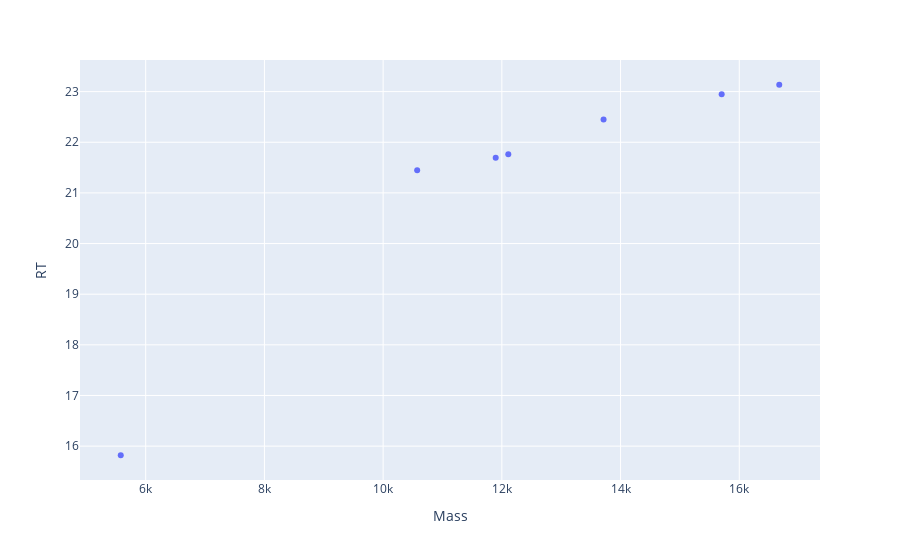
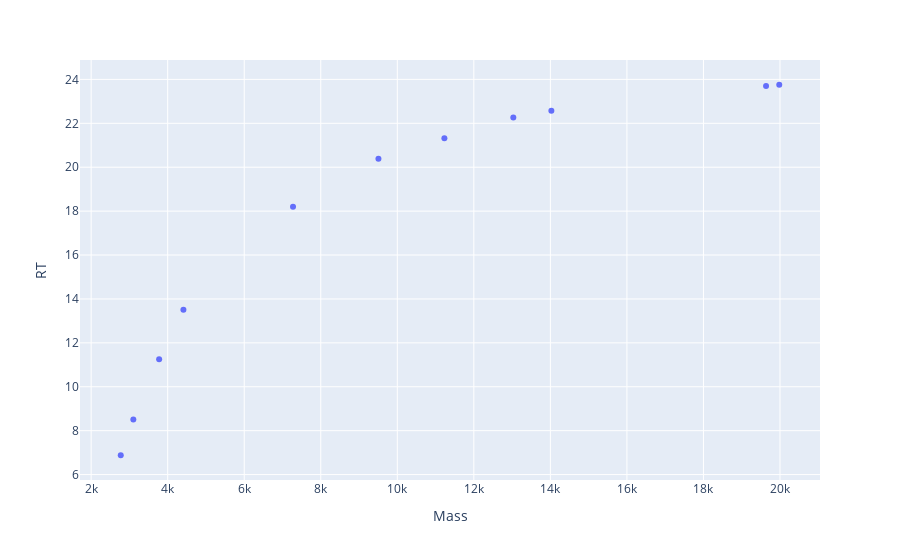

The cell these charts' notebook holds for them, in order:
### Code cell
# plotly_zones(df_match_5p, df_match_3p)
plotly_zone(df_match_5p_1da)
plotly_zone(df_match_3p_1da)

### Figure 1 — Plotly figure (JSON) as saved in the notebook; plotly's stock layout.template omitted (floating-point values rounded to 4 significant figures)
{"data": [{"hovertemplate": "Mass=%{x}<br>RT=%{y}<extra></extra>", "legendgroup": "", "marker": {"color": "#636efa", "symbol": "circle"}, "mode": "markers", "name": "", "orientation": "v", "showlegend": false, "type": "scatter", "x": [11900.0, 5580.0, 12110.0, 16670.0, 10570.0, 15700.0, 13710.0], "xaxis": "x", "y": [21.69, 15.82, 21.76, 23.14, 21.45, 22.95, 22.45], "yaxis": "y"}], "layout": {"legend": {"tracegroupgap": 0}, "margin": {"t": 60}, "xaxis": {"anchor": "y", "domain": [0, 1], "title": {"text": "Mass"}}, "yaxis": {"anchor": "x", "domain": [0, 1], "title": {"text": "RT"}}}}

### Figure 2 — Plotly figure (JSON) as saved in the notebook; plotly's stock layout.template omitted (floating-point values rounded to 4 significant figures)
{"data": [{"hovertemplate": "Mass=%{x}<br>RT=%{y}<extra></extra>", "legendgroup": "", "marker": {"color": "#636efa", "symbol": "circle"}, "mode": "markers", "name": "", "orientation": "v", "showlegend": false, "type": "scatter", "x": [3102.0, 13030.0, 9507.0, 11230.0, 2773.0, 3777.0, 7275.0, 19640.0, 19980.0, 4411.0, 14030.0], "xaxis": "x", "y": [8.504, 22.26, 20.38, 21.32, 6.881, 11.25, 18.2, 23.7, 23.76, 13.51, 22.57], "yaxis": "y"}], "layout": {"legend": {"tracegroupgap": 0}, "margin": {"t": 60}, "xaxis": {"anchor": "y", "domain": [0, 1], "title": {"text": "Mass"}}, "yaxis": {"anchor": "x", "domain": [0, 1], "title": {"text": "RT"}}}}
